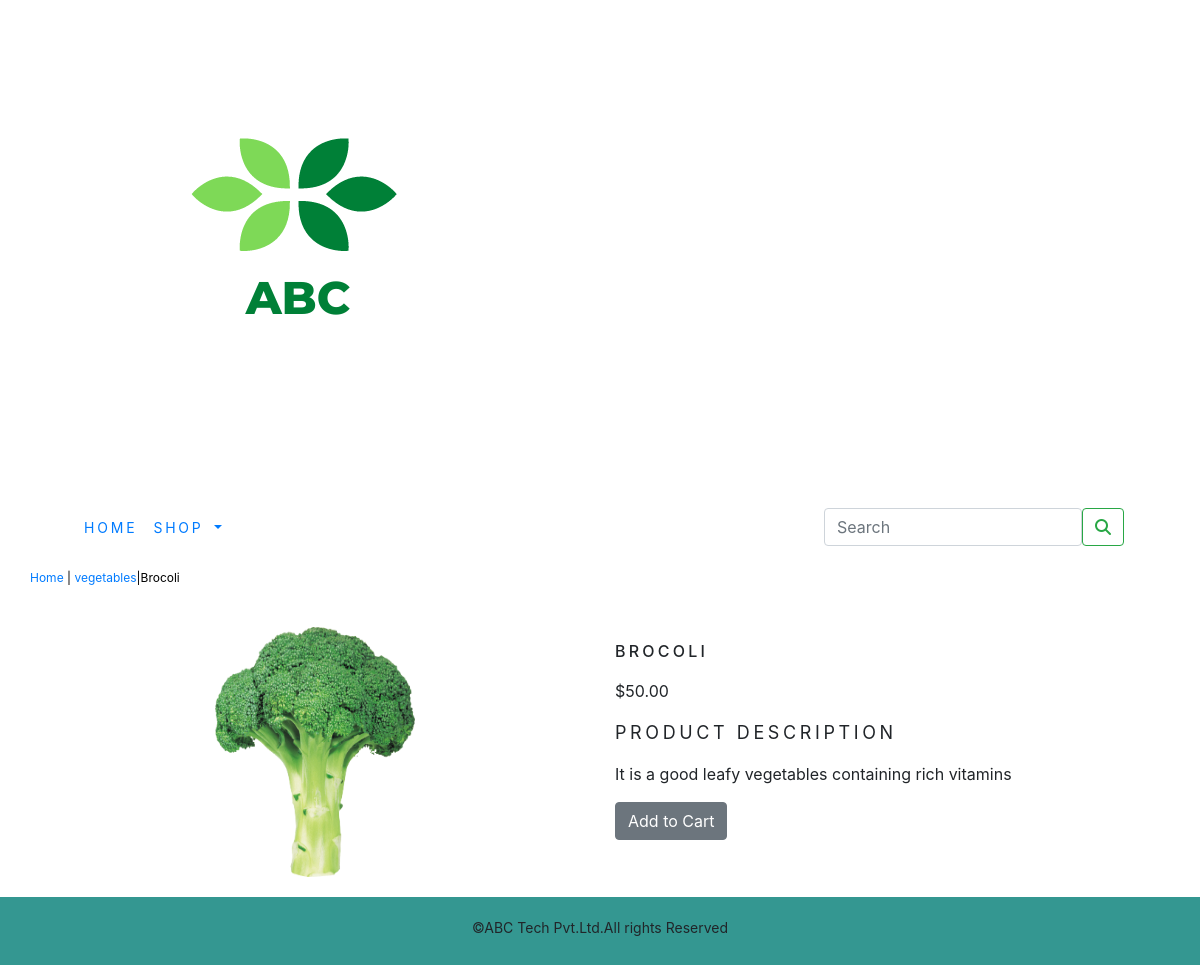
The app's page /ecommerceapp/vegetables/brocoli/ with its own data.
### ecommerceapp/models.py (models this page shows, shortened)
class Product(models.Model):
    name=models.CharField(max_length=250,unique=True)
    slug=models.SlugField(max_length=250,unique=True)
    description=models.TextField(blank=True)
    price=models.DecimalField(max_digits=10,decimal_places=2)
    category=models.ForeignKey(Category,on_delete=models.CASCADE)
    image = models.ImageField(upload_to='product', blank=True)
    stock=models.IntegerField()
    available=models.BooleanField(default=True)
    created=models.DateTimeField(auto_now_add=True)
    updated=models.DateTimeField(auto_now=True)
    class Meta:
        ordering = ('name',)
        verbose_name = 'product'
        verbose_name_plural = 'products'

class Category(models.Model):
    name=models.CharField(max_length=250,unique=True)
    slug=models.SlugField(max_length=250,unique=True)
    description=models.TextField(blank=True)
    image=models.ImageField(upload_to='category',blank=True)
    class Meta:
        ordering=('name',)
        verbose_name='category'
        verbose_name_plural='categories'
    def get_url(self):
        return reverse('ecommerceapp:products_by_category',args=[self.slug])
    def __str__(self):
        return '{}'.format(self.name)

### ecommerceapp/views.py (the view)
# urls.py: path('<slug:c_slug>/<slug:product_slug>/', views.proDetail, name='prodCatDetail'),
def proDetail(request,c_slug,product_slug):
    try:
        product=Product.objects.get(category__slug=c_slug,slug=product_slug)
    except Exception as e:
        raise e
    return render(request,'product.html',{'product':product})

### cart_app/context_processors.py (called while the page is built)
def counter(request):
    item_count=0
    if 'admin' in request.path:
        return {}
    else:
        try:
            cart=Cart.objects.filter(cart_id=_cart_id(request))
            cart_items=CartItem.objects.all().filter(cart=cart[:1])
            for cart_item in cart_items:
                item_count += cart_item.quantity
        except Cart.DoesNotExist:
            item_count=0
    return dict(item_count=item_count)

### cart_app/views.py (called while the page is built)
def _cart_id(request):
    cart=request.session.session_key
    if not cart:
        cart=request.session.create()
    return cart

### ecommerceapp/context_processors.py (called while the page is built)
def menu_links(request):
    links=Category.objects.all()
    return dict(links=links)

### ecommerceapp/templates/product.html (shortened to what this page needs)
{% extends 'base.html' %}
{% load static %}
{% block content %}
<div class="row my_prod_row_class">
    <div class="mx_auto">
        <p><a href="{% url 'ecommerceapp:allProdCat' %}">Home </a> | <a href="{{product.category.get_url}}">{{product.category}}</a>|{{product.name}}</p>
    </div>
    <div class="container">
<br>
<div class="row">
    <div class="col-12 col-sm-12 col-md-6 col-lg-6 text-center">
        <div style="min-width:18rem;">
            <img class="my_pro_image" src="{{product.image.url}}" alt="{{product.name}}">
        </div>
    </div>
        <div class="col-12 col-sm-12 col-md-6 col-lg-6">
            <div>
            <h1 class="my_prod_title">{{product.name}}</h1>
        <p>${{product.price}}</p>
        <p class="my_title">product Description</p>
        <p class="text-justify my_prod_text">{{product.description}}</p>
        {% if product.stock <= 0 %}
            <p class="text-justify my_prod_text"><b>Out Of stock</b></p>
        {% else %}
            <a class="btn btn-secondary" href="{% url 'cart_app:add_cart' product.id %}">Add to Cart</a>
        {% endif %}
            </div>
</div>
</div>
</div>
</div>
{% endblock %}

### ecommerceapp/static/css/custom.css (style rules this page uses)
.my_title { font-size:18px; text-transform:uppercase; letter-spacing:.2em; }
.my_prod_row_class { padding-top:15px; padding-bottom:20px; }
.my_prod_row_class .mx_auto { color:#000; font-size:12px; text-decoration:none; }
.my_pro_image { width:200px; height:250px; }
.my_prod_title { font-size:16px; text-transform:uppercase; letter-spacing:.2em; padding-top:15px; padding-bottom:10px; }
.my_prod_text { padding-right:20px; }

### records on screen
Product: category "vegetables", name "Brocoli", image (picture), name "BROCOLI", price "50.00", description "It is a good leafy vegetables containing rich vitamins"
